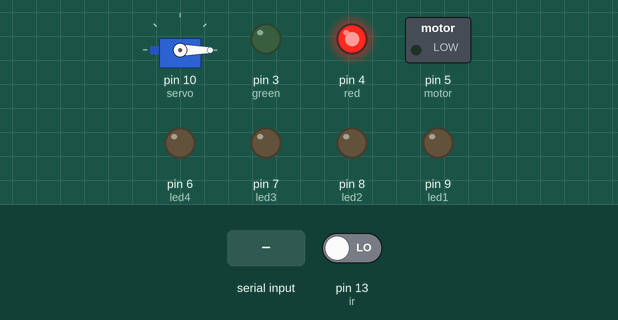
Recording of a sketch running on a simulated Arduino Uno, built with avr-gcc and run on an emulated ATmega328P. Parts: servo, switched loads named in the sketch (green lamp = pin HIGH), output pins drawn as LEDs (lit = HIGH). Inputs (shaded band) come from the test bench; at power-on: pin 13 (ir) LOW.

Above: at 1.2 s.
1.3 s: byte 69 ('E') received over Serial
At 1.7 s:
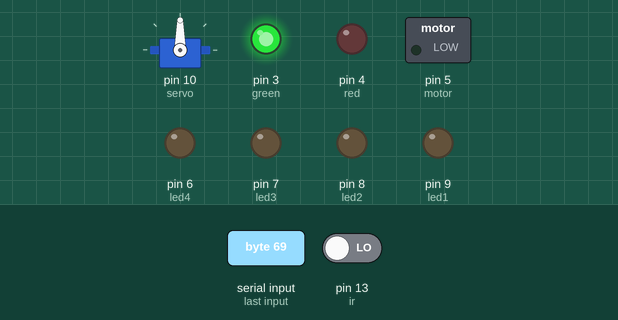
4.3 s: "A" received over Serial
At 5.5 s:
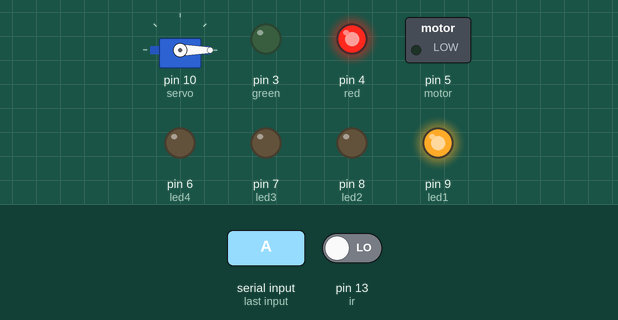
5.8 s: pin 13 (ir) driven HIGH
At 6.7 s:
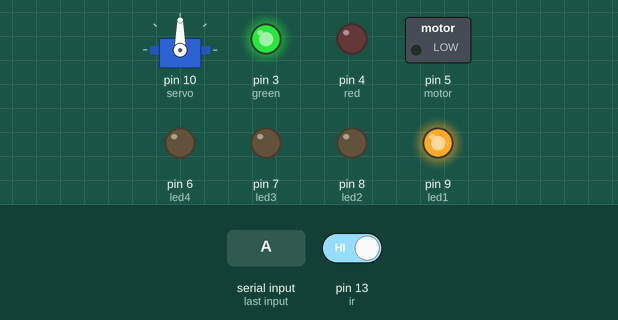
7.3 s: "B" received over Serial
At 8.2 s:
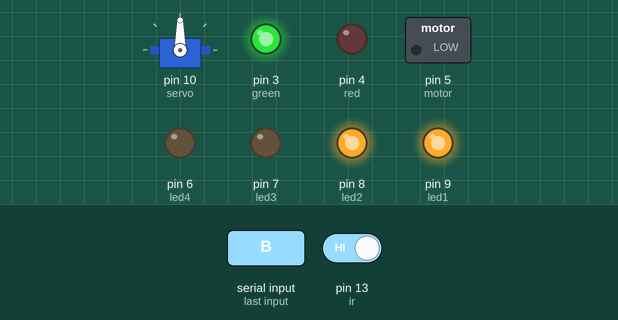
9.3 s: "a" received over Serial
At 10.9 s:
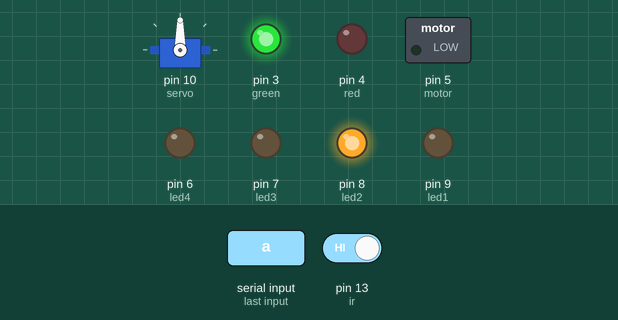
11.3 s: pin 13 (ir) driven LOW
At 12.5 s:
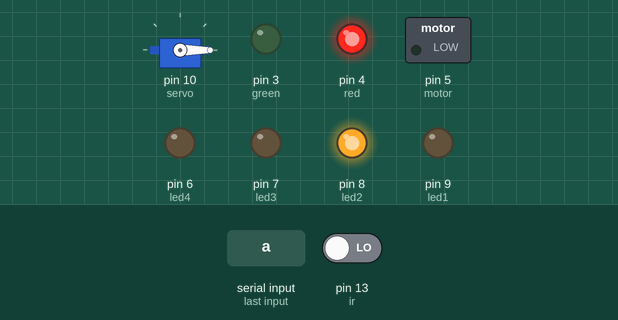
Timing chart, 0 to 14.3 s (numbered marks = the images above; inputs shaded):
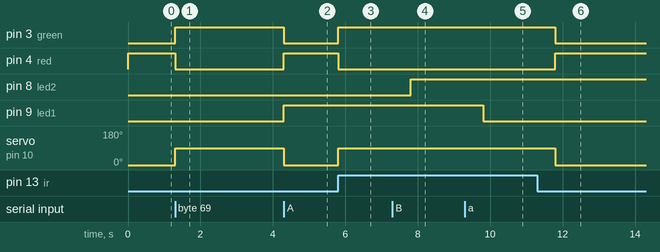

The sketch:

smart_home.ino
```cpp
#include<SoftwareSerial.h>
#include <Servo.h>
SoftwareSerial myserial(0,1); // RX, TX

unsigned int ir = 13;
unsigned int led1 = 9;
unsigned int led2 = 8;
unsigned int led3 = 7;
unsigned int led4 = 6;
unsigned int motor = 5;
unsigned int green = 3;
unsigned int red = 4;
unsigned int servo =10;

Servo myservo;


char input ;


 void setup()
 {

Serial.begin(9600);
myserial.begin(9600);

myservo.attach(servo);
 pinMode(ir, INPUT);
 pinMode(led1, OUTPUT);
 pinMode(led2, OUTPUT);
 pinMode(led3, OUTPUT);
 pinMode(led4, OUTPUT);
 pinMode(motor, OUTPUT);
 pinMode(green, OUTPUT);
 pinMode(red, OUTPUT);

 }

void loop() {

 myservo.write(0);
// if( myserial.available()>0)
 if( Serial.available()>0)
  {
// Read the incoming character and control devices using bluetooth
//    input = myserial.read();
    input = Serial.read();
  }
  switch( input)
  {
    case 'A':
    digitalWrite(led1, HIGH);
    break;
    case 'a':
    digitalWrite(led1, LOW);
    break;

    case 'B':
    digitalWrite(led2, HIGH);
    break;
    case 'b':
    digitalWrite(led2, LOW);
    break;

    case 'C':
    digitalWrite(led3, HIGH);
    break;
    case 'c':
    digitalWrite(led3, LOW);
    break;

    case 'D':
    digitalWrite(led4, HIGH);
    break;
    case 'd':
    digitalWrite(led4, LOW);
    break;

    case 'M':
    digitalWrite(motor, HIGH);
    break;
    case 'm':
    digitalWrite(motor, LOW);
    break;

    case 'E' :
    digitalWrite(green, HIGH);
    digitalWrite(red, LOW);
    myservo.write(90);
    delay(500);
    break;

    case 'e' :
    digitalWrite(green, LOW);
    digitalWrite(red, HIGH);
    myservo.write(0);

  }

// int ir_value = digitalRead(ir);
// if (digitalRead(ir)==HIGH){
////  digitalWrite(led4, HIGH);
////  delay(5000);
////  digitalWrite(led4, LOW);
//   myservo.write(90);
//    delay(5000);
//      }
//   else{
//
//   myservo.write(0);
//   }

//control door using ir sensor
if (digitalRead(ir) == HIGH) {
  digitalWrite(green, HIGH);
  digitalWrite(red, LOW);
    myservo.write(90);
    delay(2000);

} else {
  digitalWrite(green, LOW);
  digitalWrite(red, HIGH);
    myservo.write(0);
  }


}
```

Measured:
- after the input at 1.3 s, pin 3 (green): LOW → HIGH at once; pin 4 (red): HIGH → LOW at once; servo on pin 10 (servo): 0° → 90° at once
- after the input at 4.3 s, pin 3 (green): HIGH → LOW at once; pin 4 (red), pin 9 (led1): LOW → HIGH at once; servo on pin 10 (servo): 90° → 0° at once
- after the input at 5.8 s, pin 3 (green): LOW → HIGH at once; pin 4 (red): HIGH → LOW at once; servo on pin 10 (servo): 0° → 90° at once
- after the input at 7.3 s, pin 8 (led2): LOW → HIGH after 0.50 s
- after the input at 9.3 s, pin 9 (led1): HIGH → LOW after 0.50 s
- after the input at 11.3 s, pin 3 (green): HIGH → LOW after 0.50 s; pin 4 (red): LOW → HIGH after 0.50 s; servo on pin 10 (servo): 90° → 0° after 0.50 s
